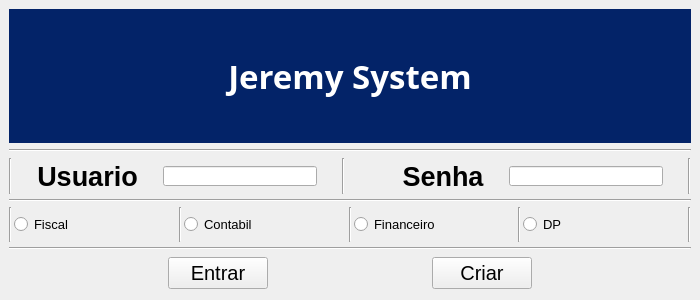
<?xml version="1.0" encoding="UTF-8"?>
<ui version="4.0">
 <class>MainWindow</class>
 <widget class="QMainWindow" name="MainWindow">
  <property name="windowModality">
   <enum>Qt::ApplicationModal</enum>
  </property>
  <property name="geometry">
   <rect>
    <x>0</x>
    <y>0</y>
    <width>700</width>
    <height>300</height>
   </rect>
  </property>
  <property name="minimumSize">
   <size>
    <width>700</width>
    <height>300</height>
   </size>
  </property>
  <property name="maximumSize">
   <size>
    <width>700</width>
    <height>300</height>
   </size>
  </property>
  <property name="windowTitle">
   <string>Login Jeremy System</string>
  </property>
  <property name="windowIcon">
   <iconset>
    <normaloff>../../../Downloads/robo (5).png</normaloff>../../../Downloads/robo (5).png</iconset>
  </property>
  <property name="toolTip">
   <string/>
  </property>
  <widget class="QWidget" name="centralwidget">
   <layout class="QGridLayout" name="gridLayout">
    <item row="0" column="0">
     <layout class="QVBoxLayout" name="verticalLayout_3">
      <property name="spacing">
       <number>0</number>
      </property>
      <item>
       <widget class="QLabel" name="label_5">
        <property name="styleSheet">
         <string notr="true">background-color: rgb(3, 35, 104);</string>
        </property>
        <property name="text">
         <string/>
        </property>
        <property name="pixmap">
         <pixmap>../../../Downloads/robo (5).png</pixmap>
        </property>
        <property name="alignment">
         <set>Qt::AlignBottom|Qt::AlignHCenter</set>
        </property>
       </widget>
      </item>
      <item>
       <widget class="QLabel" name="label_7">
        <property name="minimumSize">
         <size>
          <width>0</width>
          <height>60</height>
         </size>
        </property>
        <property name="maximumSize">
         <size>
          <width>16777215</width>
          <height>60</height>
         </size>
        </property>
        <property name="font">
         <font>
          <family>Eras Bold ITC</family>
          <pointsize>25</pointsize>
          <weight>75</weight>
          <bold>true</bold>
         </font>
        </property>
        <property name="styleSheet">
         <string notr="true">background-color: rgb(3, 35, 104);
color: rgb(255, 255, 255);</string>
        </property>
        <property name="text">
         <string>Jeremy System</string>
        </property>
        <property name="alignment">
         <set>Qt::AlignCenter</set>
        </property>
       </widget>
      </item>
      <item>
       <widget class="QLabel" name="label_6">
        <property name="styleSheet">
         <string notr="true">background-color: rgb(3, 35, 104);</string>
        </property>
        <property name="text">
         <string/>
        </property>
       </widget>
      </item>
     </layout>
    </item>
    <item row="2" column="0">
     <layout class="QVBoxLayout" name="verticalLayout">
      <property name="spacing">
       <number>5</number>
      </property>
      <item>
       <layout class="QHBoxLayout" name="horizontalLayout">
        <property name="spacing">
         <number>25</number>
        </property>
        <item>
         <widget class="Line" name="line_4">
          <property name="orientation">
           <enum>Qt::Vertical</enum>
          </property>
         </widget>
        </item>
        <item>
         <widget class="QLabel" name="label">
          <property name="maximumSize">
           <size>
            <width>105</width>
            <height>30</height>
           </size>
          </property>
          <property name="font">
           <font>
            <pointsize>20</pointsize>
            <weight>75</weight>
            <italic>false</italic>
            <bold>true</bold>
           </font>
          </property>
          <property name="text">
           <string>Usuario</string>
          </property>
          <property name="alignment">
           <set>Qt::AlignCenter</set>
          </property>
         </widget>
        </item>
        <item>
         <widget class="QLineEdit" name="lineEdit">
          <property name="maximumSize">
           <size>
            <width>200</width>
            <height>20</height>
           </size>
          </property>
          <property name="maxLength">
           <number>20</number>
          </property>
          <property name="echoMode">
           <enum>QLineEdit::Normal</enum>
          </property>
          <property name="alignment">
           <set>Qt::AlignCenter</set>
          </property>
         </widget>
        </item>
        <item>
         <widget class="Line" name="line">
          <property name="orientation">
           <enum>Qt::Vertical</enum>
          </property>
         </widget>
        </item>
        <item>
         <widget class="QLabel" name="label_8">
          <property name="text">
           <string/>
          </property>
         </widget>
        </item>
        <item>
         <widget class="QLabel" name="label_2">
          <property name="maximumSize">
           <size>
            <width>100</width>
            <height>30</height>
           </size>
          </property>
          <property name="font">
           <font>
            <pointsize>20</pointsize>
            <weight>75</weight>
            <bold>true</bold>
           </font>
          </property>
          <property name="text">
           <string>Senha</string>
          </property>
          <property name="alignment">
           <set>Qt::AlignCenter</set>
          </property>
         </widget>
        </item>
        <item>
         <widget class="QLineEdit" name="lineEdit_2">
          <property name="maximumSize">
           <size>
            <width>200</width>
            <height>20</height>
           </size>
          </property>
          <property name="inputMask">
           <string notr="true"/>
          </property>
          <property name="text">
           <string/>
          </property>
          <property name="maxLength">
           <number>20</number>
          </property>
          <property name="echoMode">
           <enum>QLineEdit::Password</enum>
          </property>
          <property name="alignment">
           <set>Qt::AlignCenter</set>
          </property>
          <property name="dragEnabled">
           <bool>true</bool>
          </property>
          <property name="cursorMoveStyle">
           <enum>Qt::LogicalMoveStyle</enum>
          </property>
         </widget>
        </item>
        <item>
         <widget class="Line" name="line_5">
          <property name="orientation">
           <enum>Qt::Vertical</enum>
          </property>
         </widget>
        </item>
       </layout>
      </item>
      <item>
       <widget class="Line" name="line_2">
        <property name="orientation">
         <enum>Qt::Horizontal</enum>
        </property>
       </widget>
      </item>
      <item>
       <layout class="QHBoxLayout" name="horizontalLayout_2">
        <property name="spacing">
         <number>2</number>
        </property>
        <property name="topMargin">
         <number>0</number>
        </property>
        <item>
         <widget class="Line" name="line_7">
          <property name="orientation">
           <enum>Qt::Vertical</enum>
          </property>
         </widget>
        </item>
        <item>
         <widget class="QRadioButton" name="radioButton">
          <property name="font">
           <font>
            <pointsize>10</pointsize>
           </font>
          </property>
          <property name="text">
           <string>Fiscal</string>
          </property>
         </widget>
        </item>
        <item>
         <widget class="Line" name="line_8">
          <property name="orientation">
           <enum>Qt::Vertical</enum>
          </property>
         </widget>
        </item>
        <item>
         <widget class="QRadioButton" name="radioButton_2">
          <property name="font">
           <font>
            <pointsize>10</pointsize>
           </font>
          </property>
          <property name="text">
           <string>Contabil</string>
          </property>
         </widget>
        </item>
        <item>
         <widget class="Line" name="line_9">
          <property name="orientation">
           <enum>Qt::Vertical</enum>
          </property>
         </widget>
        </item>
        <item>
         <widget class="QRadioButton" name="radioButton_3">
          <property name="font">
           <font>
            <pointsize>10</pointsize>
           </font>
          </property>
          <property name="text">
           <string>Financeiro</string>
          </property>
         </widget>
        </item>
        <item>
         <widget class="Line" name="line_10">
          <property name="orientation">
           <enum>Qt::Vertical</enum>
          </property>
         </widget>
        </item>
        <item>
         <widget class="QRadioButton" name="radioButton_4">
          <property name="font">
           <font>
            <pointsize>10</pointsize>
           </font>
          </property>
          <property name="text">
           <string>DP</string>
          </property>
         </widget>
        </item>
        <item>
         <widget class="Line" name="line_11">
          <property name="orientation">
           <enum>Qt::Vertical</enum>
          </property>
         </widget>
        </item>
       </layout>
      </item>
      <item>
       <widget class="Line" name="line_3">
        <property name="orientation">
         <enum>Qt::Horizontal</enum>
        </property>
       </widget>
      </item>
      <item>
       <layout class="QHBoxLayout" name="horizontalLayout_3">
        <property name="spacing">
         <number>5</number>
        </property>
        <item>
         <widget class="QLabel" name="label_12">
          <property name="text">
           <string/>
          </property>
         </widget>
        </item>
        <item>
         <widget class="QPushButton" name="pushButton">
          <property name="maximumSize">
           <size>
            <width>100</width>
            <height>16777215</height>
           </size>
          </property>
          <property name="font">
           <font>
            <pointsize>15</pointsize>
           </font>
          </property>
          <property name="text">
           <string>Entrar</string>
          </property>
          <property name="autoDefault">
           <bool>true</bool>
          </property>
          <property name="default">
           <bool>false</bool>
          </property>
         </widget>
        </item>
        <item>
         <widget class="QLabel" name="label_3">
          <property name="text">
           <string/>
          </property>
         </widget>
        </item>
        <item>
         <widget class="QPushButton" name="pushButton_2">
          <property name="maximumSize">
           <size>
            <width>100</width>
            <height>16777215</height>
           </size>
          </property>
          <property name="font">
           <font>
            <pointsize>15</pointsize>
           </font>
          </property>
          <property name="text">
           <string>Criar</string>
          </property>
         </widget>
        </item>
        <item>
         <widget class="QLabel" name="label_4">
          <property name="statusTip">
           <string/>
          </property>
          <property name="text">
           <string/>
          </property>
         </widget>
        </item>
       </layout>
      </item>
     </layout>
    </item>
    <item row="1" column="0">
     <widget class="Line" name="line_6">
      <property name="orientation">
       <enum>Qt::Horizontal</enum>
      </property>
     </widget>
    </item>
   </layout>
  </widget>
 </widget>
 <resources/>
 <connections/>
</ui>
